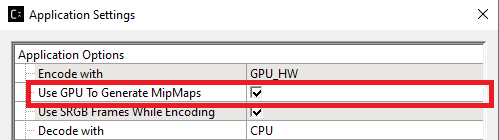
#> input picture ConquerMaxChecker/compressonator/compressonatorcli-4.5.52-win64/documents/html/_images/appsettings1.png, 499 x 140 px
$ python -i ConquerAssetTool.py   (imports and definitions only)
#> lines starting #> are read from the running program, lines starting #| are printed output that depends on the picture
#!/usr/bin/env python3
# -*- coding: utf-8 -*-
"""征服资源外部检查与整理工具初版。

本工具只处理文件系统层面的内容：
- 文件夹层级与常见文件位置
- MAX、DDS、TGA 配对
- TGA 基本格式信息
- 重复文件、临时文件、多余文件
- PSD 尺寸角色判断（贴图或设计稿）
- 桌面散文件整理预览与可选执行

Max 内部单位、材质槽、真实材质路径和模型结构仍由 ConquerMaxChecker.ms 检查。
"""

from __future__ import annotations

import argparse
from contextlib import redirect_stdout, redirect_stderr
import csv
import fnmatch
import hashlib
import json
import os
import re
import shutil
import subprocess
import struct
import sys
import tempfile
import time
import traceback
import uuid
from dataclasses import asdict, dataclass, field
from pathlib import Path
from typing import Any, Callable, Iterable, Optional


TOOL_VERSION = "0.2.13"
IMAGE_EXTS = {".dds", ".tga", ".psd", ".png", ".jpg", ".jpeg", ".bmp"}
TEXTURE_EXTS = set(IMAGE_EXTS)
PRODUCTION_EXTS = {".max", ".dds", ".tga"}
PREVIEW_EXTS = {".jpg"}
INTERFACE_EXTS = {".png"}
DOCUMENT_EXTS = {".doc", ".docx", ".pdf", ".xls", ".xlsx", ".csv", ".txt"}
TEMP_NAMES = {"thumbs.db", ".ds_store"}
TEMP_SUFFIXES = (".bak", ".tmp", ".old", ".autosave")
UNRELATED_DIR_NAME = "不相关文件"
SKIP_DIR_NAMES = {".git", "__pycache__", ".idea", ".vscode", UNRELATED_DIR_NAME}
MAX_DIR_SEARCH_DEPTH = 2
EXPECTED_RESOURCE_DIRS = ("C3", "MAX", "设计稿", "渲染图")
EXPECTED_RESOURCE_SUBDIRS = {"渲染图": ("界面",)}
PSD_TEXTURE_SIZES = {64, 128, 256, 512, 1024, 2048, 4096}
GENERATED_REPORT_PREFIXES = (
    "conquer_asset_check.",
    "conquer_hierarchy_fix.",
    "conquer_dds_tool.",
)
DDS_STANDALONE_NAMES = (
    "compressonatorcli.exe",
    "nvtt_export.exe",
    "nvcompress.exe",
    "texconv.exe",
)
DDS_PHOTOSHOP_SUFFIXES = {".8bi", ".8li"}
DDS_INSTALLER_PATTERNS = (
    "photoshop_plugins*.exe",
    "*dds*plugin*.exe",
)
DDS_SOURCE_EXTS = {".tga"}
DDS_PSD_REJECTION = "PSD不能转换DDS格式，只允许TGA转换。"
DDS_DEFAULT_SIZE = 0
DDS_DEFAULT_MIP_COUNT = 2
DDS_DDSD_MIPMAPCOUNT = 0x20000
DDS_DDSCAPS_COMPLEX = 0x00000008
DDS_DDSCAPS_MIPMAP = 0x00400000
DDS_SCAN_SKIP_DIRS = {
    ".git",
    "__pycache__",
    "node_modules",
    "windowsapps",
    "packages",
    "cache",
    "caches",
    "temp",
    "tmp",
}
FOLDER_ALLOWED_EXTS: dict[str, set[str]] = {
    "C3": {".c3", ".dds", ".png", ".uoc"},
    "MAX": {".max", ".tga"},
    "渲染图": PREVIEW_EXTS,
    "渲染图/界面": INTERFACE_EXTS,
    "设计稿": {".png", ".jpg", ".psd"},
}


@dataclass
class Finding:
    status: str
    category: str
    target: str
    detail: str
    suggestion: str = ""
    severity: str = "info"


@dataclass
class AssetReport:
    root: str
    tool_version: str = TOOL_VERSION
    findings: list[Finding] = field(default_factory=list)
    files: list[dict[str, Any]] = field(default_factory=list)
    summary: dict[str, int] = field(default_factory=dict)
    requires_max_check: list[str] = field(default_factory=list)

    # [949 lines left out: functions add, finalize, norm_key, display_path, file_hash, parse_dds and 26 more, not called in this run]


def _normalize_dds_source_paths(source: Path | list[Path]) -> list[Path]:
    if isinstance(source, Path):
        values = [source]
    else:
        values = source
    return [Path(value).resolve() for value in values]


# [36 lines left out: functions validate_conversion_sources, write_conversion_status, not called in this run]


def convert_source_to_dds(
    source: Path | list[Path],
    output_dir: Optional[Path] = None,
    target_size: int = DDS_DEFAULT_SIZE,
    mip_count: int = DDS_DEFAULT_MIP_COUNT,
    ps_refine: bool = False,
    ps_version: str = "auto",
) -> dict[str, Any]:
    source_paths = _normalize_dds_source_paths(source)
    first_source = source_paths[0] if source_paths else Path.cwd()
    destination_dir = _dds_output_dir(first_source, output_dir)
    destination_dir.mkdir(parents=True, exist_ok=True)
    sources, input_errors = validate_conversion_sources(source_paths, output_dir, ".dds")
    results: list[dict[str, Any]] = list(input_errors)
    rejected_psds: list[Path] = []
    source_label = "; ".join(str(path) for path in source_paths)
    if not sources and not results:
        results.append({"source": source_label, "status": "error", "error": "未找到 TGA 文件。"})

    ps_failure = None
    for input_path in sources:
        item_destination_dir = (
            destination_dir
            if output_dir is not None
            else _dds_output_dir(input_path, None)
        )
        item_destination_dir.mkdir(parents=True, exist_ok=True)
        output_path = item_destination_dir / f"{input_path.stem}.dds"
        item: dict[str, Any] = {
            "source": str(input_path),
            "output": str(output_path),
            "status": "error",
        }
        staged_path = None
        try:
            if ps_failure:
                raise RuntimeError("本批次已因PS失败停止精修；请处理后重试：" + ps_failure)
            original_output = output_path.read_bytes() if ps_refine and output_path.exists() else None
            fd, tmp_name = tempfile.mkstemp(prefix=".conquer_", suffix=".dds", dir=item_destination_dir)
            os.close(fd)
            staged_path = Path(tmp_name)
            rgba_image, has_alpha, alpha_min, alpha_max = _load_dds_pipeline_source(
                input_path,
                lambda prepared: _load_source_rgba_for_dds(
                    prepared,
                    target_size,
                ),
            )
            pixel_format = "DXT5" if has_alpha else "DXT1"
            if _find_compressonator_cli() is not None:
                encoded_data, encode_info = _encode_with_compressonator_profile(
                    rgba_image,
                    pixel_format,
                    max(1, mip_count),
                )
                staged_path.write_bytes(encoded_data)
            else:
                image, mip_source, _ = _load_dds_pipeline_source(
                    input_path,
                    lambda prepared: _load_image_for_dds(
                        prepared,
                        target_size,
                    ),
                )
                encode_info = {
                    "encoder": "Pillow",
                    "physical_mipmaps": max(1, mip_count),
                    "header_mipmaps": max(1, mip_count),
                    "sharpened_mip": 1,
                    "second_mip_reencoded_once": False,
                    "source_pipeline": "TGA -> DDS",
                }
                staged_path.write_bytes(
                    encode_dxt_with_mipmaps(
                        image,
                        pixel_format,
                        mip_count,
                        mip_source=mip_source,
                    )
                )
            if ps_refine:
                from photoshop_dds import refine
                try:
                    encode_info['photoshop_refine'] = refine(staged_path, input_path, ps_version)
                    encode_info['photoshop_refine']['file'] = str(output_path)
                except Exception as exc:
                    ps_failure = str(exc)
                    raise
            parsed = parse_dds(staged_path)
            if not parsed.get("valid") or parsed.get("fourcc") != pixel_format:
                raise RuntimeError(
                    f"输出文件未通过 DDS/{pixel_format} 文件头检查。"
                )
            encoded_data = staged_path.read_bytes()
            dxt1_alpha_mode_blocks = (
                _count_dxt1_alpha_mode_blocks(encoded_data)
                if pixel_format == "DXT1"
                else 0
            )
            dxt5_alpha_mip_ranges = (
                _dxt5_alpha_ranges_by_mip(encoded_data)
                if pixel_format == "DXT5"
                else []
            )
            if dxt1_alpha_mode_blocks:
                raise RuntimeError(
                    f"DXT1 仍包含 {dxt1_alpha_mode_blocks} 个隐式透明块。"
                )
            if ps_refine and (output_path.read_bytes() if output_path.exists() else None) != original_output:
                raise RuntimeError("输出DDS在处理中被其他操作修改，未覆盖。")
            if ps_refine and output_path.exists():
                shutil.copy2(output_path, Path(encode_info['photoshop_refine']['backup']) / 'previous-output.dds')
            os.replace(staged_path, output_path)
            item.update(
                {
                    "status": "converted",
                    "has_alpha": has_alpha,
                    "alpha_min": alpha_min,
                    "alpha_max": alpha_max,
                    "pixel_format": pixel_format,
                    "width": parsed.get("width"),
                    "height": parsed.get("height"),
                    "mipmaps": parsed.get("mipmaps"),
                    "fourcc": parsed.get("fourcc"),
                    "dxt1_alpha_mode_blocks": dxt1_alpha_mode_blocks,
                    "dxt5_alpha_mip_ranges": dxt5_alpha_mip_ranges,
                    "encode_info": encode_info,
                    "source_pipeline": "TGA -> DDS",
                }
            )
        except Exception as exc:
            item["error"] = str(exc)
        finally:
            if staged_path is not None:
                staged_path.unlink(missing_ok=True)
        results.append(item)

    for rejected in rejected_psds:
        results.append(
            {
                "source": str(rejected),
                "status": "error",
                "error": DDS_PSD_REJECTION,
            }
        )

    return {
        "source": source_label,
        "output_dir": str(destination_dir),
        "target_size": target_size,
        "mip_count": mip_count,
        "format": "Alpha 自动检测：无 Alpha=DXT1，有 Alpha=DXT5；MIP=2",
        "converted": [item for item in results if item["status"] == "converted"],
        "errors": [item for item in results if item["status"] == "error"],
    }


# [184 lines left out: functions write_dds_conversion_report, run_dds_conversion, convert_source_to_png, write_png_conversion_report, run_png_conversion, psd_role, not called in this run]


def is_texture_psd(path: Path) -> bool:
    return path.suffix.lower() == ".psd" and psd_role(path) == "texture"


def is_protected_asset(path: Path) -> bool:
    """Images are reported in place and are not quarantined as unrelated files."""
    return path.suffix.lower() in TEXTURE_EXTS


# [96 lines left out: functions folder_allows_file, iter_files, _walk_dirs, find_dirs, find_child_dir, has_direct_max_files and 4 more, not called in this run]


def is_unsafe_resource_parent(path: Path) -> bool:
    return is_drive_root(path) or is_desktop_folder(path)


# [101 lines left out: functions has_resource_shell, resource_root_from_active_max, narrow_root_to_active_package, find_max_dirs, max_dir_for_resource_root, not called in this run]


def folder_allowed_exts(folder_name: str) -> set[str]:
    return FOLDER_ALLOWED_EXTS.get(folder_name, set())


# [826 lines left out: functions iter_direct_files, iter_resource_unrelated_files, unrelated_destination, misnamed_active_max_dir, merge_directory_contents, flatten_nested_max_package and 11 more, not called in this run]


def write_json(report: AssetReport, output: Path) -> None:
    payload = asdict(report)
    output.write_text(json.dumps(payload, ensure_ascii=False, indent=2), encoding="utf-8")


# [570 lines left out: functions write_csv, write_text_report, write_max_display_report, run_dds_tool_detection, run_check, classify_for_organize and 8 more, not called in this run]


# [2 lines not run here, left out]

>>> import cv2
>>> picture = cv2.imread('compressonator/compressonatorcli-4.5.52-win64/documents/html/_images/appsettings1.png', cv2.IMREAD_GRAYSCALE)
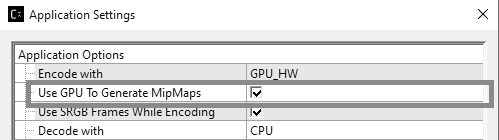
#> picture: shape (140, 499); min 0, max 255, mean 226.6
>>> result = convert_source_to_dds(picture)
#> (the run stopped early here; a loop or call above may not have finished)
